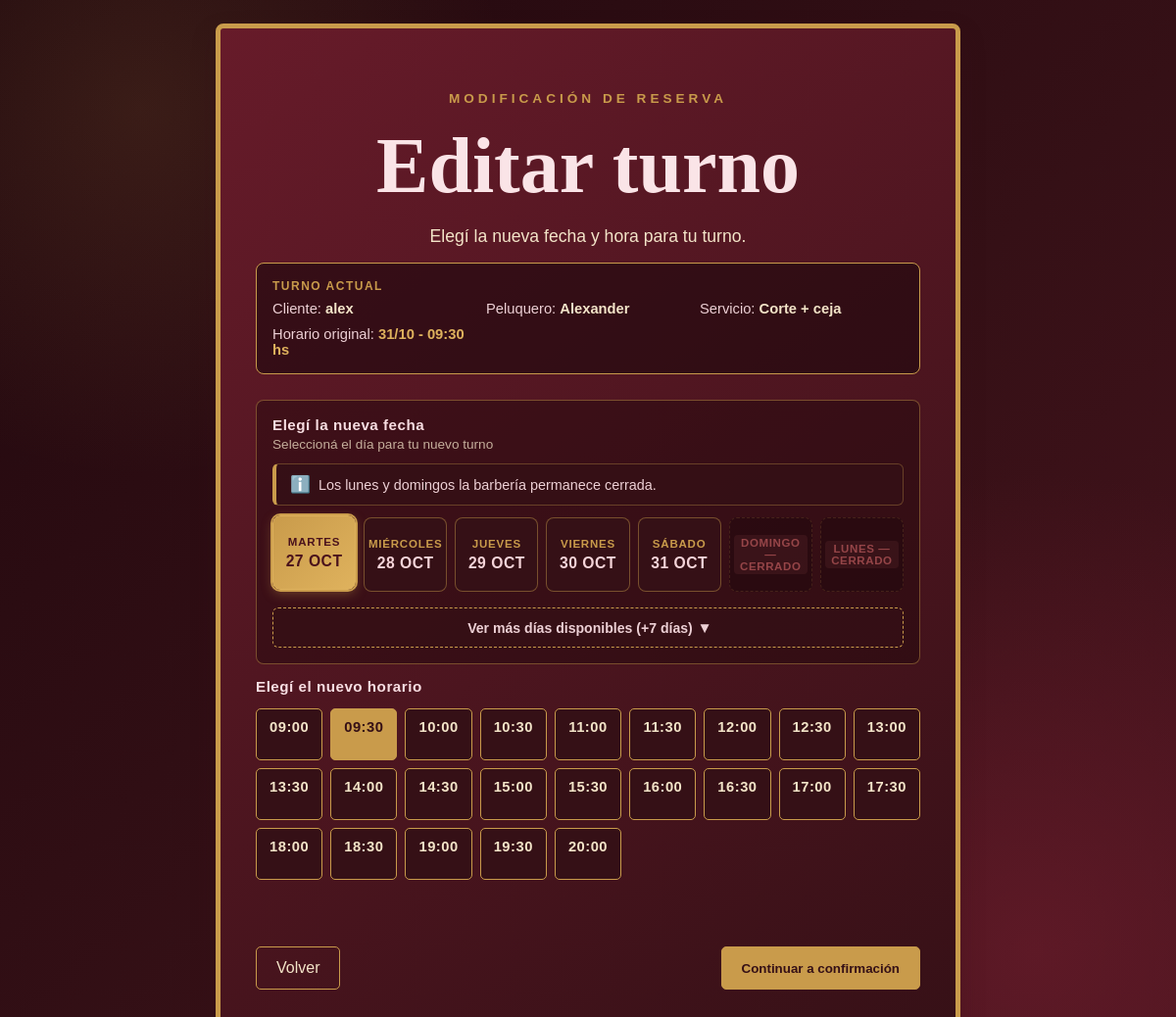
Screenshot of /turnos/67/editar with the database file from the repository.
### tables this page shows
CREATE TABLE turnos (
            id INTEGER PRIMARY KEY AUTOINCREMENT,
            peluquero_id INTEGER NOT NULL,
            servicio_id INTEGER NOT NULL,
            fecha TEXT NOT NULL,
            hora TEXT NOT NULL,
            estado TEXT NOT NULL DEFAULT 'pendiente', cliente_nombre TEXT DEFAULT 'Cliente', cliente_telefono TEXT DEFAULT '', editado INTEGER DEFAULT 0, fecha_edicion TEXT DEFAULT '', cambio_detalle TEXT DEFAULT '',
            FOREIGN KEY (peluquero_id) REFERENCES peluqueros (id),
            FOREIGN KEY (servicio_id) REFERENCES servicios (id_servicio)
        );

CREATE TABLE peluqueros (
            id INTEGER PRIMARY KEY AUTOINCREMENT,
            nombre TEXT NOT NULL UNIQUE,
            foto TEXT
        , activo INTEGER DEFAULT 1);

CREATE TABLE servicios (
            id_servicio INTEGER PRIMARY KEY AUTOINCREMENT,
            nombre TEXT NOT NULL UNIQUE,
            precio INTEGER NOT NULL
        , descripcion TEXT DEFAULT '', duracion INTEGER DEFAULT 30, activo INTEGER DEFAULT 1);

### tesis.py (the view, shortened to what this page needs)
@app.route("/turnos/<int:turno_id>/editar", methods=["GET", "POST"])
def editar_turno(turno_id):
    if not obtener_estado_barberia():
        return redirect(url_for("inicio"))
    conexion = obtener_conexion()
    turno = conexion.execute("""
        SELECT turnos.id, turnos.peluquero_id, turnos.servicio_id, turnos.fecha, turnos.hora,
               turnos.cliente_nombre, turnos.cliente_telefono, turnos.estado,
               peluqueros.nombre AS peluquero_nombre,
               servicios.nombre AS servicio_nombre, servicios.precio AS servicio_precio
        FROM turnos
        INNER JOIN peluqueros ON peluqueros.id = turnos.peluquero_id
        INNER JOIN servicios ON servicios.id_servicio = turnos.servicio_id
        WHERE turnos.id = ?
    """, (turno_id,)).fetchone()
    conexion.close()
    if not turno:
        return redirect(url_for("consultar_turno"))
    puede_editar, motivo = puede_modificar_turno(turno["fecha"], turno["hora"], accion="modificar")
    fecha_minima = date.today().strftime("%Y-%m-%d")
    proximos_dias = generar_proximos_dias(14)
    primer_dia_disponible = next((d["fecha_str"] for d in proximos_dias if not d["cerrado"]), fecha_minima)
    return render_template(
        "editar_turno.html",
        turno=turno,
        horarios=HORARIOS,
        proximos_dias=proximos_dias,
        fecha_seleccionada=primer_dia_disponible,
        hora_seleccionada=turno["hora"]
    )

### tesis.py (called while the page is built)
def fecha_es_pasada(fecha_str, fecha_referencia=None):
    if not fecha_str:
        return 1
    try:
        dia, mes = map(int, str(fecha_str).split("/"))
        hoy = fecha_referencia or date.today()
        anio = hoy.year
        if hoy.month == 12 and mes == 1:
            anio += 1
        elif hoy.month == 1 and mes == 12:
            anio -= 1
        fecha_turno = date(anio, mes, dia)
        return 1 if fecha_turno < hoy else 0
    except Exception:
        return 1

def obtener_conexion():
    conexion = sqlite3.connect(RUTA_BASE_DE_DATOS)
    conexion.row_factory = sqlite3.Row
    conexion.create_function("fecha_es_pasada", 1, fecha_es_pasada)
    return conexion

def obtener_estado_barberia():
    conexion = obtener_conexion()
    fila = conexion.execute("SELECT valor FROM configuracion WHERE clave = 'barberia_activa'").fetchone()
    conexion.close()
    return fila["valor"] == "1" if fila else True

def es_dia_cerrado(fecha_obj):
    return bool(fecha_obj and fecha_obj.weekday() in (0, 6))

def generar_proximos_dias(cantidad=14):
    hoy = date.today()
    dias = []
    for i in range(cantidad):
        dia_fecha = hoy + timedelta(days=i)
        cerrado = es_dia_cerrado(dia_fecha)
        dias.append({
            "fecha_str": dia_fecha.strftime("%Y-%m-%d"),
            "dia_nombre": DIAS_SEMANA[dia_fecha.weekday()],
            "dia_numero": dia_fecha.day,
            "mes_nombre": MESES_ABREV[dia_fecha.month - 1],
            "cerrado": cerrado,
            "leyenda_cierre": f"{DIAS_SEMANA[dia_fecha.weekday()]} — CERRADO" if cerrado else ""
        })
    return dias

### templates/editar_turno.html (shortened to what this page needs)
<!DOCTYPE html>
<html lang="es">
<head>
    <link rel="stylesheet" href="{{ url_for('static', filename='css/style.css') }}">
</head>
<body>
    <main class="portada reserva">
        <p class="detalle">MODIFICACIÓN DE RESERVA</p>
        <h1>Editar turno</h1>
        <p class="mensaje">Elegí la nueva fecha y hora para tu turno.</p>
        <div class="resumen-turno-actual-box">
            <span class="etiqueta-resumen-actual">TURNO ACTUAL</span>
            <div class="datos-turno-actual-grid">
                <div><span>Cliente:</span> <strong>{{ turno.cliente_nombre }}</strong></div>
                <div><span>Peluquero:</span> <strong>{{ turno.peluquero_nombre }}</strong></div>
                <div><span>Servicio:</span> <strong>{{ turno.servicio_nombre }}</strong></div>
                <div><span>Horario original:</span> <strong class="texto-dorado">{{ turno.fecha }} - {{ turno.hora }} hs</strong></div>
            </div>
        </div>
        <form method="post" action="{{ url_for('editar_turno', turno_id=turno.id) }}" class="formulario-reserva">
            <div class="seccion-reserva-dias">
                <div class="cabecera-dias">
                    <label class="etiqueta-seccion">Elegí la nueva fecha</label>
                    <span class="subtexto-dias">Seleccioná el día para tu nuevo turno</span>
                </div>
                <div class="aviso-lunes-cerrado">
                    <span class="icono-aviso">ℹ️</span>
                    <span>Los lunes y domingos la barbería permanece cerrada.</span>
                </div>
                <div class="selector-dias" id="selectorDias" role="radiogroup" aria-label="Seleccionar nueva fecha">
                    {% for dia in proximos_dias %}
                        <label class="dia-opcion {% if dia.cerrado %}dia-cerrado{% endif %} {% if loop.index > 7 %}dia-adicional{% endif %}">
                            <span class="dia-tarjeta">
                                {% if dia.cerrado %}
                                    <span class="dia-estado-cerrado">{{ dia.leyenda_cierre }}</span>
                                {% else %}
                                    <span class="dia-nombre">{{ dia.dia_nombre }}</span>
                                    <span class="dia-numero">{{ dia.dia_numero }} {{ dia.mes_nombre }}</span>
                                {% endif %}
                            </span>
                        </label>
                    {% endfor %}
                </div>
                {% if proximos_dias|length > 7 %}
                    <button type="button" class="boton-ver-mas-dias" id="btnToggleDias" aria-expanded="false">
                        <span id="textoToggleDias">Ver más días disponibles (+7 días)</span>
                        <span class="flecha-toggle" id="iconoToggleDias">▾</span>
                    </button>
                {% endif %}
            </div>
            <label class="etiqueta-seccion">Elegí el nuevo horario</label>
            <div class="selector-hora" data-disponibilidad-url="{{ url_for('disponibilidad_edicion', turno_id=turno.id) }}">
                {% for h in horarios %}
                    <label class="hora-opcion">
                        <span class="hora-boton">
                            <span class="texto-hora">{{ h }}</span>
                            <small class="estado-hora"></small>
                        </span>
                    </label>
                {% endfor %}
            </div>
            <div class="navegacion-pasos">
                <a class="boton-secundario" href="{{ url_for('consultar_turno') }}">Volver</a>
                <button type="submit">Continuar a confirmación</button>
            </div>
        </form>
    </main>
</body>
</html>

### rows the page displays
turnos: cliente_nombre "alex", fecha "31/10", hora "09:30"
peluqueros: peluquero_nombre "Alexander"
servicios: servicio_nombre "Corte + ceja"

### other values shown
{{ dia.dia_nombre }} "MARTES" "MIÉRCOLES" "JUEVES" "VIERNES" "SÁBADO"
{{ dia.dia_numero }} "27" "28" "29" "30" "31"
{{ dia.mes_nombre }} "OCT" "OCT" "OCT" "OCT" "OCT"
{{ dia.leyenda_cierre }} "DOMINGO — CERRADO" "LUNES — CERRADO"
{{ h }} "09:00" "09:30" "10:00" "10:30" "11:00" "11:30" "12:00" "12:30" "13:00" "13:30" "14:00" "14:30" "15:00" "15:30" "16:00" "16:30" "17:00" "17:30" "18:00" "18:30" "19:00" "19:30" "20:00"
